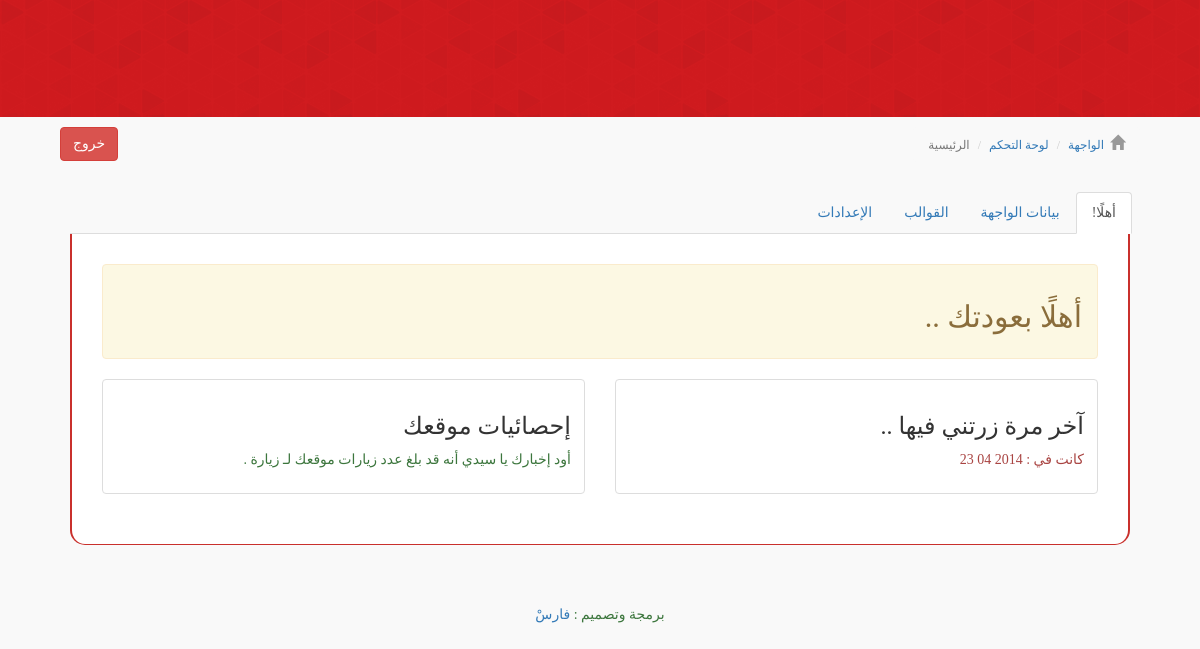
The app's page /ad-admin/index.php (signed in), older data.
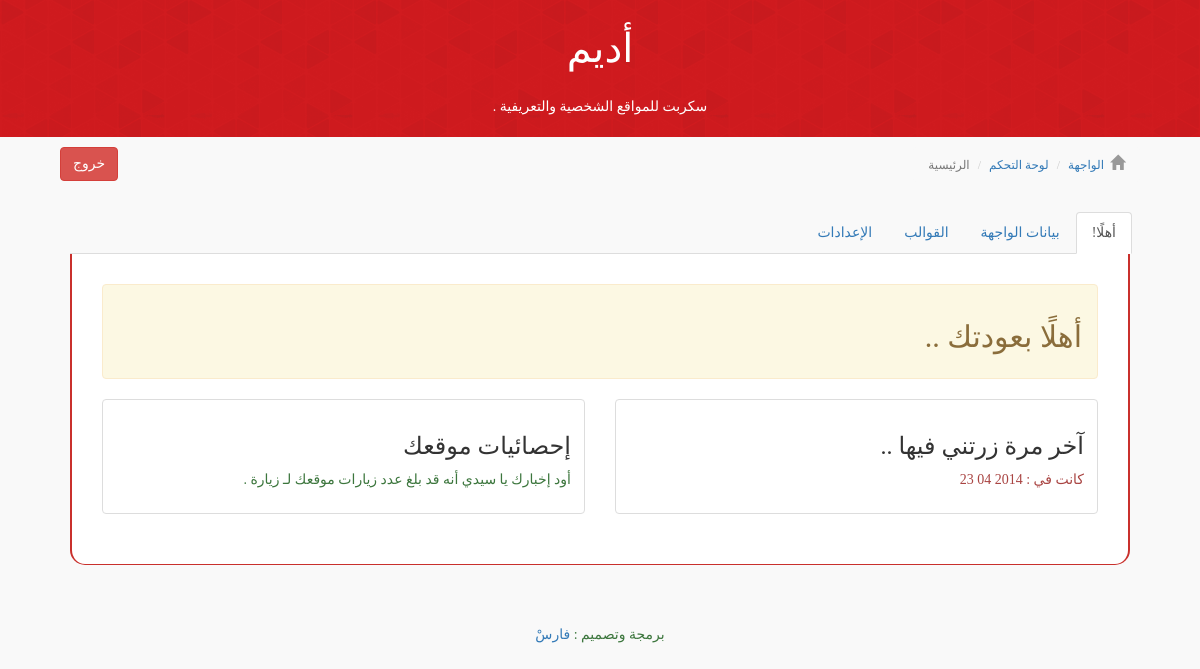
The same page, newer data.
### tables this page shows
CREATE TABLE IF NOT EXISTS `settings` (
  `sid` int(11) NOT NULL AUTO_INCREMENT,
  `sett_name` varchar(255) NOT NULL,
  `sett_value` text NOT NULL,
  PRIMARY KEY (`sid`)
);

### ad-includes/class.AD_Query.php (called while the page is built, shortened)
<?php
class AD_Query {
    private $val;
    public function DB_Query($qCode){
        $this->queryVar = mysql_query($qCode);
        if($this->queryVar){
            return $this->queryVar;
        }else{
            mysql_error();
            return FALSE;
        }
    }
    public function DB_FetAs($qCode){
        $this->rowVar = mysql_fetch_assoc($qCode);
        return $this->rowVar;
    }
    public function getSettingVal($setName){
        $query = $this->DB_Query("SELECT sett_value FROM settings WHERE sett_name='$setName'");
        if($query){
            while($value = $this->DB_FetAs($query)){
                $this->val = $value['sett_value'];
            }
            return $this->val;
        }else{
            mysql_error();
            return FALSE;
        }
    }
}

### ad-includes/function.php (the view, shortened to what this page needs)
<?php
function _e($text){
    echo $text;
}

Row changes from the older to the newer data that the page shows:
added settings: sett_value "أديم"
added settings: sett_value "سكربت للمواقع الشخصية والتعريفية ."
